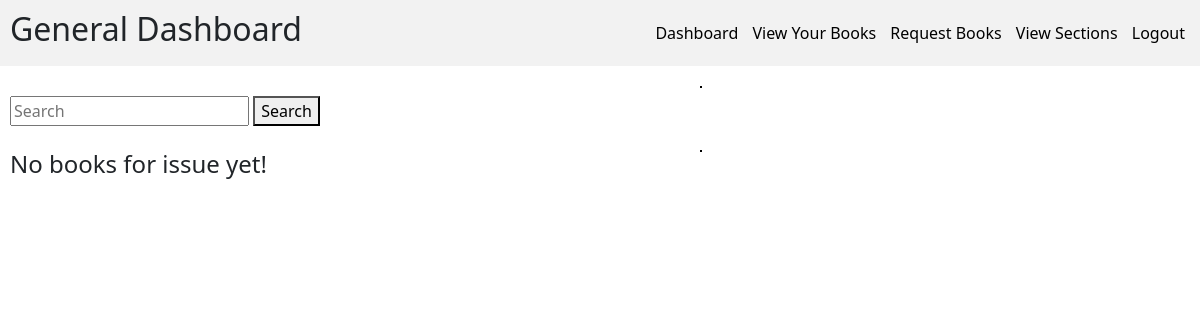
Page /generalDashboard/requestBooks/ (signed in) on the earlier database version.
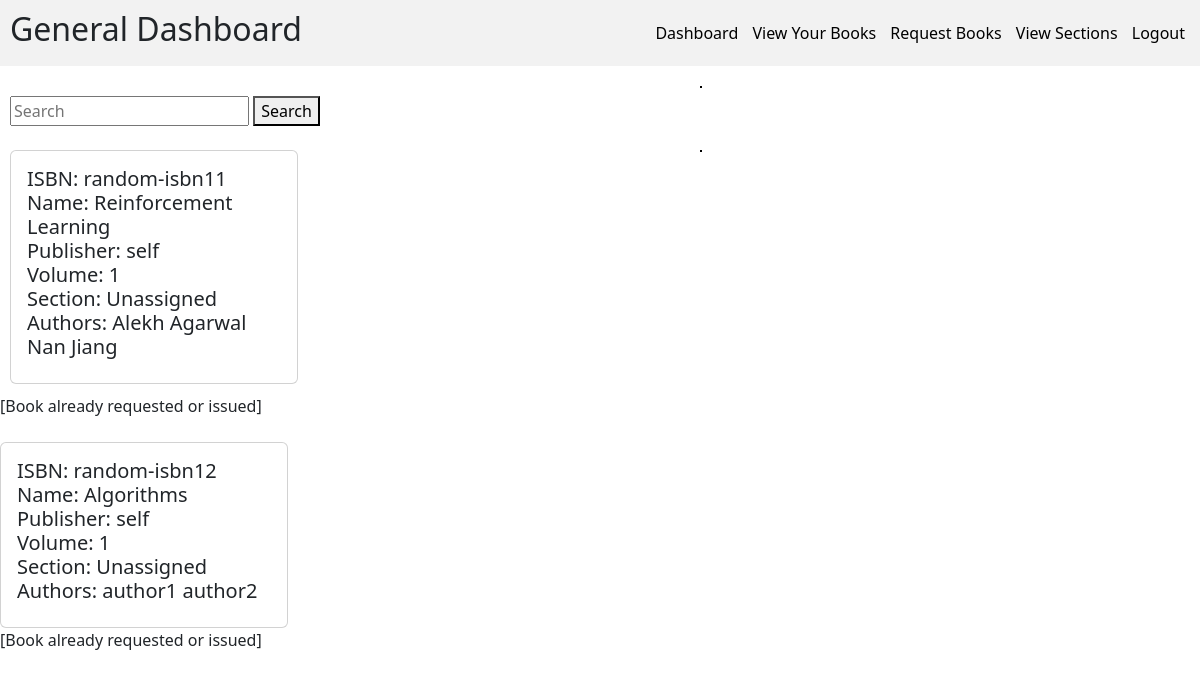
Same page on the later database version.
### models.py (models this page shows)
class BookModel(db.Model):
    __tablename__ = "book"
    id = Column(Integer, primary_key=True, autoincrement=True)
    isbn = Column(String(13), nullable=False, unique=True)
    name = Column(String(100), nullable=False)
    page_count = Column(Integer, nullable=False)
    content = Column(String, nullable=False)
    publisher = Column(String(100), nullable=False)
    volume = Column(Integer, nullable = False)
    section_id = Column(Integer, ForeignKey("section.id"), nullable=False)
    search_word = Column(String(500), nullable=False)
    price = Column(Integer, nullable=False)

class SectionModel(db.Model):
    __tablename__ = "section"
    id = Column(Integer, primary_key=True, autoincrement=True)
    name = Column(String(20), nullable=False, unique=True)
    date_created = Column(Date, nullable=False)
    description = Column(String(100), nullable=False)
    search_word = Column(String(150), nullable=False)

class BookAuthorModel(db.Model):
    __tablename__ = "book_author"
    book_id = Column(Integer, ForeignKey("book.id"), primary_key=True)
    author_name = Column(String(40), primary_key=True)
    search_word = Column(String(40), nullable=False)

### blueprints/api.py (the view)
        def wrapper(*args, **kwargs):
            info = UserInfoModel.query.filter_by(uid=current_user.id).first()
            if not info:
                return {"message": "Info not found"}, 404
            if info.role != role:
                return {"message": f"Only {role} user has access here"}, 400
            else:
                return function(*args, **kwargs)

### app.py (called while the page is built)
def get_all_book_authors():
    return BookAuthorModel.query.all()

@app.route("/generalDashboard/requestBooks/", methods=["GET"])
@check_role(role="General")
@login_required
def requestBooks():
    book_authors = get_all_book_authors()
    book_requests = BookRequestsModel.query.filter_by(uid=current_user.id).all()
    book_issues = BookIssueModel.query.filter_by(uid=current_user.id).all()
    issued_book_ids = [book_request.book_id for book_request in book_requests]
    issued_book_ids.extend([book_issue.book_id for book_issue in book_issues])
    print(issued_book_ids)
    books = (
        db.session.query(BookModel, SectionModel)
        .join(SectionModel, onclause=SectionModel.id == BookModel.section_id)
        .all()
    )
    return render_template(
        "allBooks.html",
        books=books,
        issued_book_ids=issued_book_ids,
        book_authors=book_authors,
    )

### blueprints/api.py (called while the page is built)
def check_role(role: str):
    def decorator(function: Callable):
        def wrapper(*args, **kwargs):
            info = UserInfoModel.query.filter_by(uid=current_user.id).first()
            if not info:
                return {"message": "Info not found"}, 404
            if info.role != role:
                return {"message": f"Only {role} user has access here"}, 400
            else:
                return function(*args, **kwargs)
        wrapper.__name__ = function.__name__
        return wrapper
    return decorator

@login_manager.user_loader
def load_user(id):
    return UserLoginModel.query.get(id)

### Templates/allBooks.html (shortened to what this page needs)
{% extends "generalBase.html" %}
{% block content %}
<div>
    <form action="/requestBooks/search">
        <input type="search" placeholder="Search" aria-label="Search" name="search_word">
        <button type="submit">Search</button>
    </form>
</div>
<br>
<div class="flash">
</div>
{% if not books %}
<h4>No books for issue yet!</h4>
{% else %}
{% for book, section in books: %}
<div class="card" style="width: 18rem;">
    <div class="card-body">
        <h5>
                ISBN: {{book.isbn}} <br>
                Name: {{book.name}} <br>
                Publisher: {{book.publisher}} <br>
                Volume: {{book.volume}} <br>
                Section: {{section.name}} <br>
                Authors:
                {% for book_author in book_authors %}
                    {% if book_author.book_id == book.id: %}
                    {{book_author.author_name}}
                    {% endif %}
                {% endfor %}
                <br>
            </h5>
        </div>
    </div>
</div>
    {% for issued_book_id in issued_book_ids if issued_book_id == book.id %}
    [Book already requested or issued] <br>
    {% else %}
    <a href="/requestBook?id={{book.id}}"><button>Request Book</button></a>
    <a href="/readFeedback?id={{book.id}}"><button>Read Feedbacks</button></a>
    <br>
    {% endfor %}
    <br>
{% endfor %}
{% endif %}
{% endblock %}

### templates/generalBase.html (shortened to what this page needs)
<!DOCTYPE html>
<html lang="en">
<head>
    {% block head %}
    <link rel="stylesheet" href="{{ url_for('static', filename='generalStyle.css') }}">
    <link rel="stylesheet" href="/../static/bootstrap.min.css">
    {% endblock %}
</head>
<body>
    <nav style="margin-bottom: 20px;">
        <div>
          <h2>General Dashboard</h2>
        </div>
        <div class="navAnchor">
            <a href="/generalDashboard">Dashboard</a>
            <a href="/generalDashboard/books">View Your Books</a>
            <a href="/generalDashboard/requestBooks">Request Books</a>
            <a href="/generalDashboard/sections">View Sections</a>
            <a href="/logout">Logout</a>
        </div>
    </nav>
    <div class="flash">
    </div>
    <div class="display">
    {% block content %}
    {% endblock %}
    </div>
</body>
</html>

### static/generalStyle.css (style rules this page uses)
html, body { margin: 0px; font-family: Ubuntu, system-ui, -apple-system, BlinkMacSystemFont, "Segoe UI", Roboto, Oxygen, Cantarell, "Open Sans", "Helvetica Neue", sans-serif; }
nav { background-color: #f2f2f2; padding: 10px; display: flex; justify-content: space-between; align-items: center; }
nav div:first-child { font-weight: bold; }
.navAnchor a { text-decoration: none; color: black; margin: 5px; }
.flash { position: fixed; top: 10; left: 700px; background-color: #f08080; border: 1px solid black; border-radius: 20; }

### templates/generalBase.html (style rules this page uses)
.display { padding: 10px; }

Differences in the rows shown:
added BookModel: isbn "random-isbn11", name "Reinforcement Learning", publisher "self", volume "1", name "Unassigned"
added BookAuthorModel: author_name "Alekh Agarwal", shown under "random-isbn11"
added BookAuthorModel: author_name "Nan Jiang", shown under "random-isbn11"
added BookModel: isbn "random-isbn12", name "Algorithms", publisher "self", volume "1", name "Unassigned"
added BookAuthorModel: author_name "author1", shown under "random-isbn12"
added BookAuthorModel: author_name "author2", shown under "random-isbn12"
Other differences:
text no longer shown: "No books for issue yet!"
